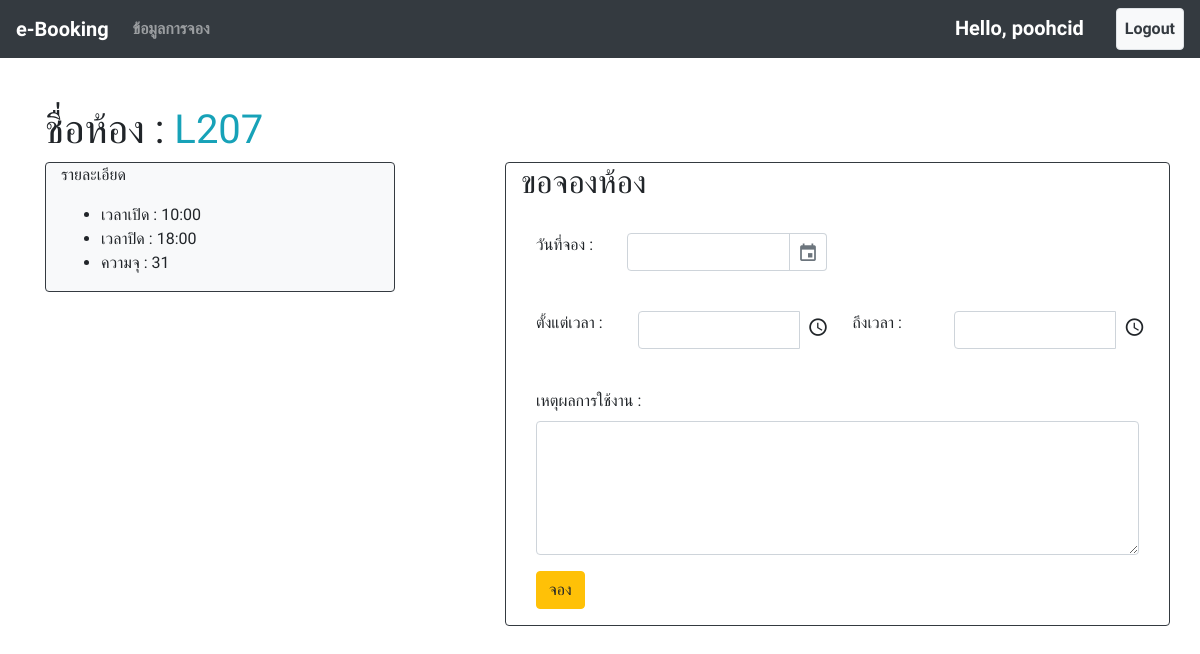
The app's page /booking/2/ (signed in), older data.
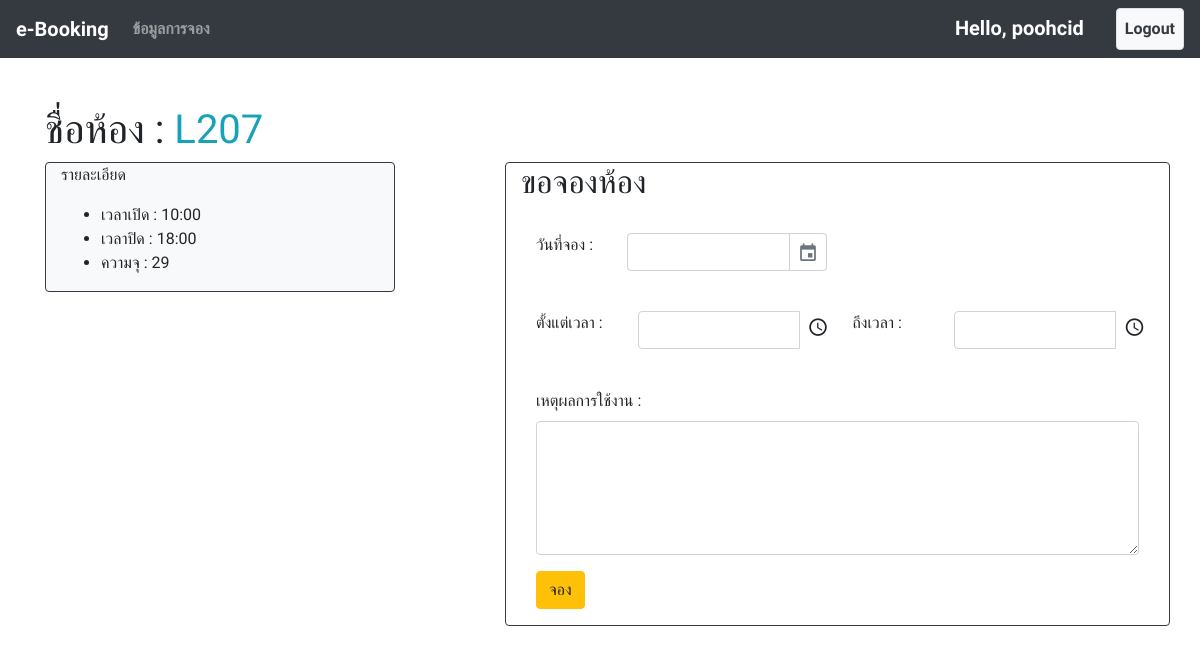
The same page, newer data.
### booking/models.py (models this page shows, shortened)
class Room(models.Model):
    name = models.CharField(max_length=100)
    open_time = models.TimeField()
    close_time = models.TimeField()
    capacity = models.IntegerField(default=0)

### booking/views.py (the view)
# urls.py: path('booking/<int:id>/', views.booking, name="booking"),
@login_required
@permission_required('booking.add_booking')
def booking(request, id):
    try:
        context={
            "room" : Room.objects.get(pk=id),
            "user" : request.user
        }
        return render(request, 'booking.html', context=context)
    except Room.DoesNotExist:
        return redirect('index')

### booking/templates/booking.html (shortened to what this page needs)
{% extends 'base.html' %}
{% block content %}
    <br><br>
    <div class="container">
    <h1>ชื่อห้อง : <span class="text-info">{{ room.name }}</span></h1>
        <div class="row">
            <div class="col-4">
                <div class="border border-dark rounded bg-light container">
                    <p>รายละเอียด</p>
                    <ul>
                        <li>เวลาเปิด : {{room.open_time|date:'H:i'}}</li>
                        <li>เวลาปิด : {{ room.close_time|date:'H:i' }}</li>
                        <li>ความจุ : {{ room.capacity }}</li>
                    </ul>
                </div>
            </div>
            <div class="col-1">
            </div>
            <div class="col-7 border border-dark rounded">
                <h2>ขอจองห้อง</h2>
                <br>
                <form action="{% url 'save_booking' id=room.id %}" class="container-fluid" method="POST">
                    <div class="row form-group">
                        <label class="col-2">วันที่จอง : </label>
                        <input class="col-10" id="datepicker" name="date" width="200" selectedday="{{ date }}" value="{{ date|date:"SHORT_DATE_FORMAT"}}" required/>
                    </div>
                    <br>
                    <div class="row form-group">
                            <label class="col">ตั้งแต่เวลา : </label>
                            <input id="timepicker1" name="start_time" class="col" width="200" required>
                            <label class="col">ถึงเวลา : </label>
                            <input id="timepicker2" name="end_time" class="col" width="200" required>
                    </div>
                    <br>
                    <div class="form-group">
                        <label>เหตุผลการใช้งาน : </label>
                        <textarea class="form-control" name="descrip" rows="5" id="comment">{% if descrip %}{{ descrip }}{% endif %}</textarea>
                    </div class="form-group">
                        <button type="submit" class="btn btn-warning" onclick="return alert_cofrim('คุณต้องการจะจองใช่หรือไม่')"> จอง </button>
                </form>
            </div>
        </div>
    </div>
{% endblock content %}

Row changes from the older to the newer data that the page shows:
changed Room: capacity "31" → "29"
